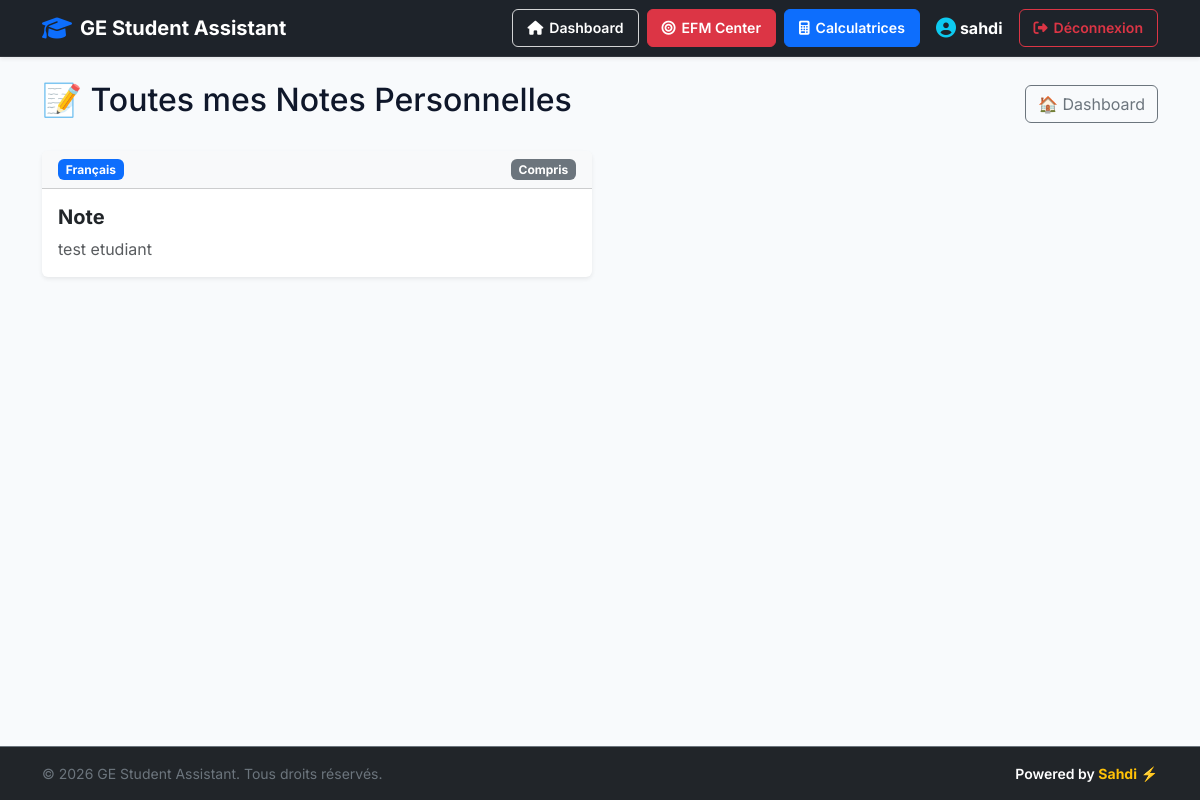
The page /all-notes (signed in) on the database its author committed.
### tables this page shows
CREATE TABLE users (
            id INTEGER PRIMARY KEY AUTOINCREMENT,
            username TEXT UNIQUE NOT NULL,
            email TEXT UNIQUE NOT NULL,
            password TEXT NOT NULL,
            is_active INTEGER DEFAULT 1,
            created_at TIMESTAMP DEFAULT CURRENT_TIMESTAMP
        , role TEXT DEFAULT 'student', status TEXT DEFAULT 'Actif');

CREATE TABLE notes (
            id INTEGER PRIMARY KEY AUTOINCREMENT,
            module_id INTEGER NOT NULL,
            title TEXT NOT NULL,
            content TEXT NOT NULL,
            created_at TIMESTAMP DEFAULT CURRENT_TIMESTAMP, status TEXT DEFAULT 'Compris', user_id INTEGER DEFAULT 1,
            FOREIGN KEY (module_id) REFERENCES modules(id)
        );

CREATE TABLE modules (
            id INTEGER PRIMARY KEY AUTOINCREMENT,
            name TEXT NOT NULL,
            type TEXT NOT NULL,
            icon TEXT
        );

### app.py (the view)
@app.route("/all-notes")
def all_notes():
    if not g.user:
        return redirect("/login")
    conn = get_db()
    notes = conn.execute("""
        SELECT notes.*, modules.name as module_name
        FROM notes
        LEFT JOIN modules ON notes.module_id = modules.id
        WHERE notes.user_id = ?
        ORDER BY notes.id DESC
    """, (g.user["id"],)).fetchall()
    conn.close()
    return render_template("all_notes.html", notes=notes)

### app.py (called while the page is built)
def get_db():
    conn = sqlite3.connect("database.db")
    conn.row_factory = sqlite3.Row
    return conn

@app.before_request
def load_logged_in_user():
    user_id = session.get("user_id")
    if user_id is None:
        g.user = None
    else:
        conn = get_db()
        g.user = conn.execute("SELECT * FROM users WHERE id = ?", (user_id,)).fetchone()
        conn.close()

### templates/all_notes.html (shortened to what this page needs)
{% extends "base.html" %}
{% block content %}
<div class="d-flex justify-content-between align-items-center mb-4">
    <h2>📝 Toutes mes Notes Personnelles</h2>
    <a href="/" class="btn btn-outline-secondary">🏠 Dashboard</a>
</div>
{% if notes %}
    <div class="row g-3">
        {% for n in notes %}
        <div class="col-md-6">
            <div class="card shadow-sm border-0 h-100">
                <div class="card-header bg-light d-flex justify-content-between align-items-center">
                    <span class="badge bg-primary">
                        {{ n['module_name'] if n['module_name'] else 'Général' }}
                    </span>
                    <span class="badge bg-secondary">{{ n['status'] }}</span>
                </div>
                <div class="card-body">
                    <h5 class="card-title fw-bold">{{ n['title'] }}</h5>
                    <p class="card-text text-muted">{{ n['content'] }}</p>
                </div>
            </div>
        </div>
        {% endfor %}
    </div>
{% else %}
    <div class="alert alert-warning text-center py-4">
        <h4>Vous n'avez encore créé aucune note !</h4>
        <p class="mb-0">Ajoutez des notes dans les modules pour les retrouver facilement ici.</p>
    </div>
{% endif %}
{% endblock %}

### templates/base.html (shortened to what this page needs)
<!DOCTYPE html>
<html lang="fr">
<head>
    <link href="https://cdn.jsdelivr.net/npm/bootstrap@5.3.0/dist/css/bootstrap.min.css" rel="stylesheet">
    <link rel="stylesheet" href="https://cdnjs.cloudflare.com/ajax/libs/font-awesome/6.5.1/css/all.min.css">
</head>
<body class="d-flex flex-column min-vh-100">
    {% block navbar %}
    <nav class="navbar navbar-expand-lg navbar-dark custom-navbar shadow-sm sticky-top">
        <div class="container">
            <a class="navbar-brand fw-bold d-flex align-items-center gap-2" href="/">
                <i class="fa-solid fa-graduation-cap text-primary fs-4"></i> GE Student Assistant
            </a>
            <div class="collapse navbar-collapse" id="navbarContent">
                <div class="ms-auto d-flex flex-column flex-lg-row align-items-lg-center gap-2 navbar-nav-container">
                    {% set current_user = g.user if g and g.user else session.get('user') %}
                    {% if current_user or session.get('username') %}
                        {% set username = current_user['username'] if current_user and current_user['username'] else session.get('username', 'Yassine') %}
                        {% set role = current_user['role'] if current_user and current_user['role'] else session.get('role', '') %}
                        <a href="/" class="nav-btn btn-nav-dashboard {% if request.path == '/' or request.path == '/dashboard' %}active{% endif %}">
                            <i class="fa-solid fa-house"></i> Dashboard
                        </a>
                        <a href="/efm-center" class="nav-btn btn-nav-efm {% if request.path == '/efm-center' or request.path == '/efm' or '/efm/' in request.path %}active{% endif %}">
                            <i class="fa-solid fa-bullseye"></i> EFM Center
                        </a>
                        <a href="/calculatrices" class="nav-btn btn-nav-calc {% if request.path == '/calculatrices' or request.path == '/calculators' or '/calcul' in request.path %}active{% endif %}">
                            <i class="fa-solid fa-calculator"></i> Calculatrices
                        </a>
                        <div class="d-flex align-items-center justify-content-center gap-1 text-white px-2 py-1 user-badge-mobile">
                            <i class="fa-solid fa-circle-user text-info fs-5"></i>
                            <strong>{{ username }}</strong>
                        </div>
                        <a href="/logout" class="nav-btn btn-nav-logout">
                            <i class="fa-solid fa-right-from-bracket"></i> Déconnexion
                        </a>
                    {% endif %}
                </div>
            </div>
        </div>
    </nav>
    {% endblock %}
    <main class="container py-4 flex-grow-1">
        {% block content %}
        {% endblock %}
    </main>
    <footer class="bg-dark text-white text-center py-3 border-top border-secondary mt-auto">
        <div class="container d-flex flex-column flex-md-row justify-content-between align-items-center gap-2">
            <small class="text-secondary">
                © 2026 GE Student Assistant. Tous droits réservés.
            </small>
            <small class="fw-semibold">
                Powered by <span class="text-warning fw-bold">Sahdi</span> ⚡
            </small>
        </div>
    </footer>
</body>
</html>

### templates/base.html (style rules this page uses)
:root { --bg-main: #f8fafc; --card-bg: #ffffff; --text-primary: #0f172a; --accent-blue: #2563eb; --accent-orange: #f97316; --border-color: #e2e8f0; --shadow-hover: 0 10px 15px -3px rgba(37, 99, 235, 0.12), 0 4px 6px -4px rgba(37, 99, 235, 0.08); }
body { font-family: 'Inter', 'Cairo', sans-serif; background-color: var(--bg-main); color: var(--text-primary); }
.custom-navbar { background-color: #1e232a !important; border-bottom: 1px solid rgba(255, 255, 255, 0.08); }
.nav-btn { border-radius: 6px; font-weight: 600; font-size: 0.88rem; padding: 7px 14px; display: inline-flex; align-items: center; justify-content: center; gap: 6px; transition: all 0.2s cubic-bezier(0.4, 0, 0.2, 1); text-decoration: none; }
.btn-nav-dashboard { background-color: transparent; color: #ffffff; border: 1px solid rgba(255, 255, 255, 0.8); }
.btn-nav-efm { background-color: #dc3545; color: #ffffff; border: 1px solid #dc3545; }
.btn-nav-calc { background-color: #0d6efd; color: #ffffff; border: 1px solid #0d6efd; }
.btn-nav-logout { background-color: transparent; color: #dc3545; border: 1px solid #dc3545; }

### rows shown on the page
users: username "sahdi"
notes: name "Français", status "Compris", title "Note", content "test etudiant"
